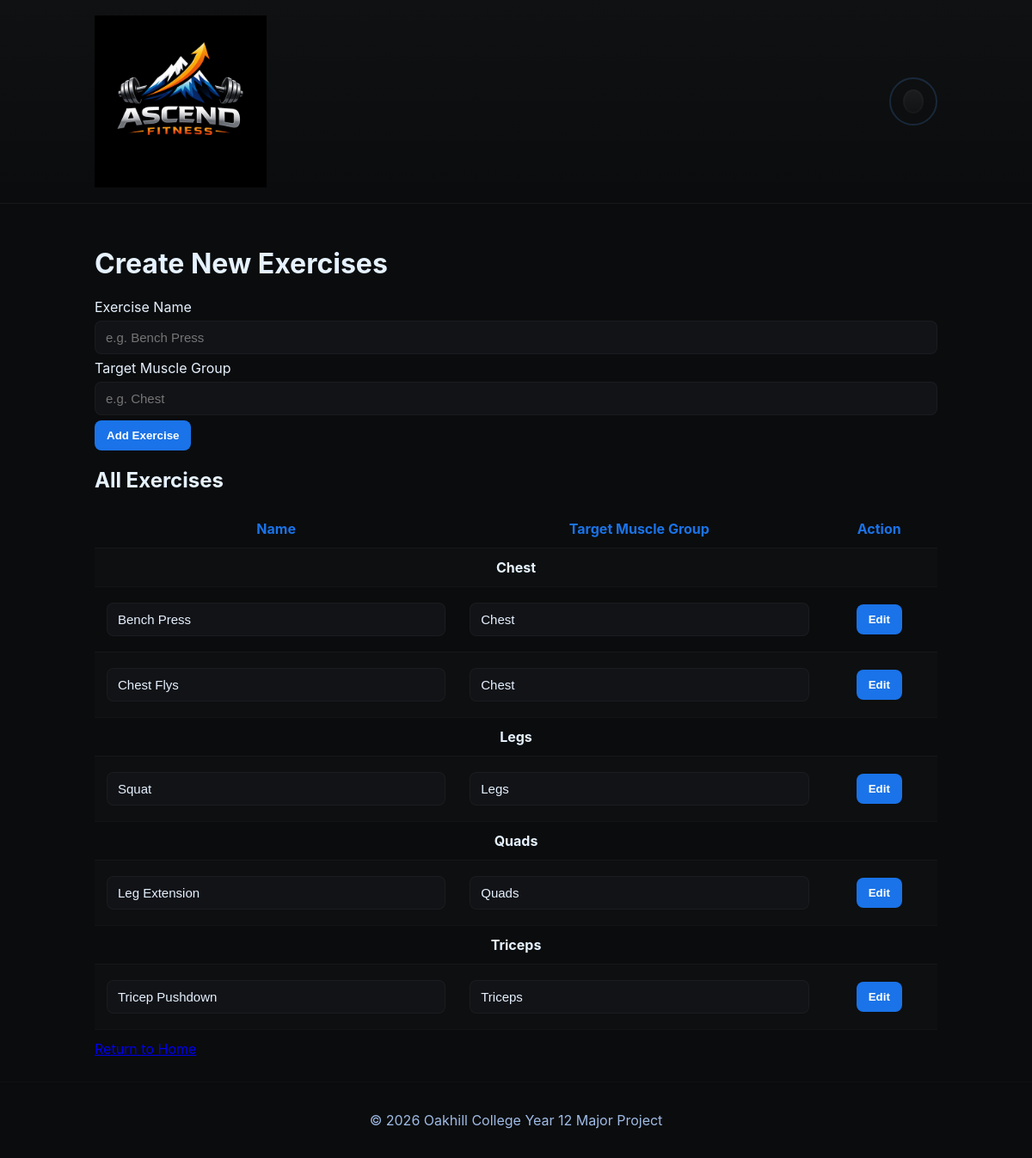
/my_app/create_exercise/ (signed in), run on an earlier commit of the app's database.
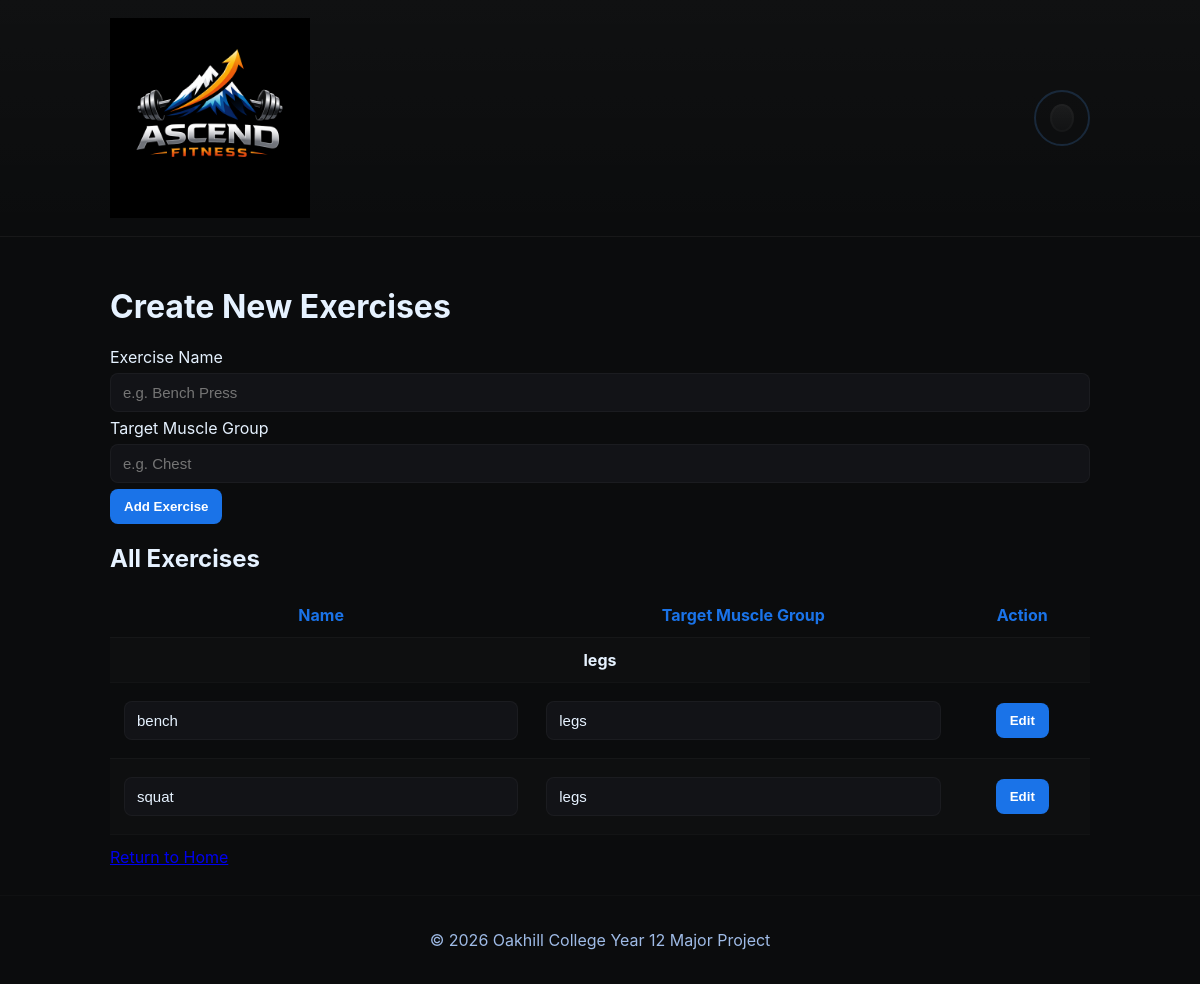
And on a later commit of the database.
### my_app/models.py (models this page shows, shortened)
class Exercise(models.Model):
    exercise_name = models.CharField(max_length=100)
    exercise_type = models.CharField(max_length=50, blank=True, null=True)
    target_muscle_group = models.CharField(max_length=100, blank=True, null=True)
    description = models.TextField(blank=True, null=True)

### my_app/views.py (the view, shortened to what this page needs)
# urls.py: path("create_exercise/", views.create_exercise, name="create_exercise"),
@login_required(login_url="users:login")
def create_exercise(request):
    edit_id = None
    exercises = Exercise.objects.all().order_by('target_muscle_group', 'exercise_name')
    grouped = []
    def _muscle_key(e):
        return e.target_muscle_group or "Uncategorized"
    from itertools import groupby
    for muscle, grp in groupby(exercises, key=_muscle_key):
        grouped.append((muscle, list(grp)))
    return render(request, "my_app/create_exercise.html", {"exercises": exercises, "grouped_exercises": grouped, "edit_id": edit_id})

### my_app/templates/my_app/create_exercise.html (shortened to what this page needs)
{% extends 'my_app/base.html' %}
{% block content %}
<h1>Create New Exercises</h1>
<form method="post">
    <label>Exercise Name</label><br>
    <input type="text" name="exercise_name" placeholder="e.g. Bench Press" required><br>
    <label>Target Muscle Group</label><br>
    <input type="text" name="target_muscle_group" placeholder="e.g. Chest"><br>
    <button type="submit">Add Exercise</button>
</form>
<h2>All Exercises</h2>
<table id="exercise-table">
    <tr><th>Name</th><th>Target Muscle Group</th><th>Action</th></tr>
    {% for muscle, ex_list in grouped_exercises %}
        <tr><td colspan="3"><strong>{{ muscle }}</strong></td></tr>
        {% for ex in ex_list %}
        <form method="post">
            <tr data-exid="{{ ex.id }}">
                <td>
                    <input type="text" name="exercise_name" value="{{ ex.exercise_name }}" required readonly>
                </td>
                <td>
                    <input type="text" name="target_muscle_group" value="{{ ex.target_muscle_group }}" readonly>
                </td>
                <td>
                    <button type="button" onclick="enableEdit(this)">Edit</button>
                </td>
            </tr>
        </form>
        {% endfor %}
    {% empty %}
    <tr><td colspan="3">No exercises found.</td></tr>
    {% endfor %}
</table>
<a href="{% url 'my_app:home' %}">Return to Home</a>
{% endblock %}

What changed in the data, as far as the page shows it:
removed Exercise: target_muscle_group "Chest", exercise_name "Bench Press"
removed Exercise: exercise_name "Chest Flys", target_muscle_group "Chest"
removed Exercise: target_muscle_group "Legs", exercise_name "Squat"
removed Exercise: target_muscle_group "Quads", exercise_name "Leg Extension"
removed Exercise: target_muscle_group "Triceps", exercise_name "Tricep Pushdown"
added Exercise: target_muscle_group "legs", exercise_name "bench"
added Exercise: exercise_name "squat", target_muscle_group "legs"
